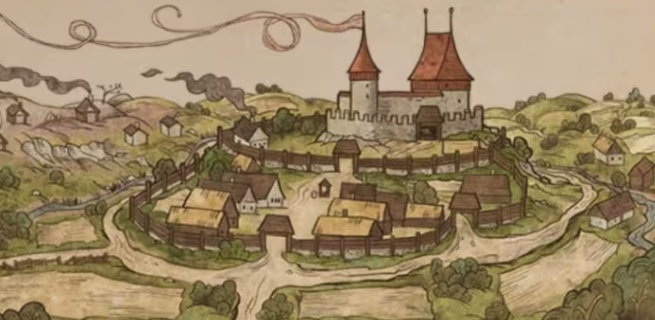
#> input picture chap13直方图均衡化/pics/斯卡利茨.png, 655 x 320 px
$ python main.py
#> lines starting #> are read from the running program, lines starting #| are printed output that depends on the picture
### chap13直方图均衡化/chineseImgReader.py
import cv2
from PIL import Image
import numpy as np


#中文路径图片读取，返回nparray，8位BGR三通道

def imgRead(filePath):
#> called with filePath = './pics/斯卡利茨.png'
    if filePath is not None:
        imgSrc = Image.open(filePath)
#> imgSrc is the input picture: PIL image 655x320 RGBA; mean R, G, B, A 155.6, 135.3, 101.7, 255
        imgArr = np.array(imgSrc)
        if imgSrc.format == 'PNG':
            return cv2.cvtColor(imgArr, cv2.COLOR_RGBA2BGR)
        elif imgSrc.format == 'JPEG':
            return cv2.cvtColor(imgArr, cv2.COLOR_RGB2BGR)
        else:
            print('格式不支持')
            return None
    else:
        print('检查文件路径')
        return None

### chap13直方图均衡化/main.py
import cv2
import matplotlib.pyplot as plt
import numpy as np

import chineseImgReader

img = chineseImgReader.imgRead(r'./pics/斯卡利茨.png')
imgBGR = img.copy()
img = cv2.cvtColor(img, cv2.COLOR_BGR2GRAY)
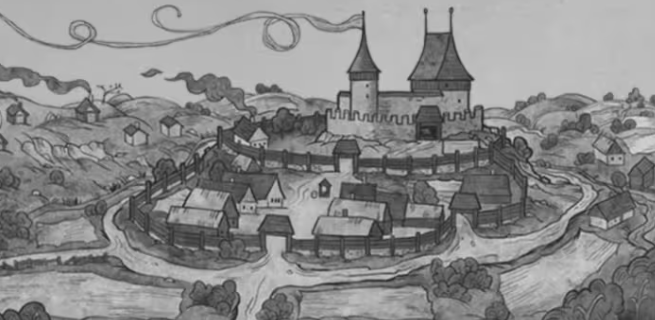
#> img: shape (320, 655); min 35, max 214, mean 137.5

#使用matpoltlib绘制直方图
# plt.figure('sikalici org hist', figsize=(8,6),dpi = 100)
# plt.hist(img.ravel(), 256, label='org256')
# plt.hist(img.ravel(), 16, label='org16', alpha=0.5)

#使用cv2的calcHist计算直方图信息
histData = cv2.calcHist([img], [0], None, [256], [0,256], None, False)
#> histData = 256 values, max 5942 at index 188, min 0 at index 0, mean 818.8
#利用plt将计算的直方图信息绘制出来
plt.figure('cv2.clacHist data', (8,6), 100)
plt.plot(histData, label = 'rog')

#展示直方图
plt.legend()
plt.show()
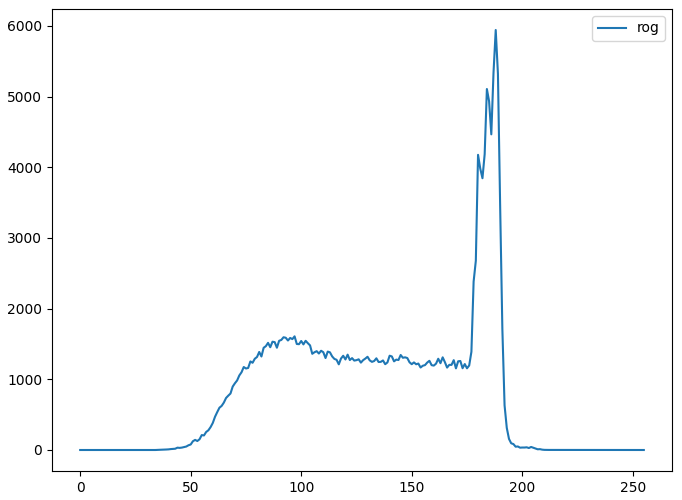
#> figure drawn by matplotlib, 1 panel; curve peaks at x = 188, y = 5942

#利用cv2.calcHist计算三个通道的直方图信息
histDataofB = cv2.calcHist([imgBGR], [0], None, [256], [0,256])
#> histDataofB = 256 values, max 4689 at index 159, min 0 at index 0, mean 818.8
histDataofG = cv2.calcHist([imgBGR], [1], None, [256], [0,256])
#> histDataofG = 256 values, max 5568 at index 184, min 0 at index 0, mean 818.8
histDataofR = cv2.calcHist([imgBGR], [2], None, [256], [0,256])
#> histDataofR = 256 values, max 6100 at index 199, min 0 at index 0, mean 818.8
plt.figure('hist of BGRimg', (8,6), 100)
plt.plot(histDataofB, label = 'B', color = 'b')
plt.plot(histDataofG, label = 'G', color = 'g')
plt.plot(histDataofR, label = 'R', color = 'r')
plt.legend()
plt.show()
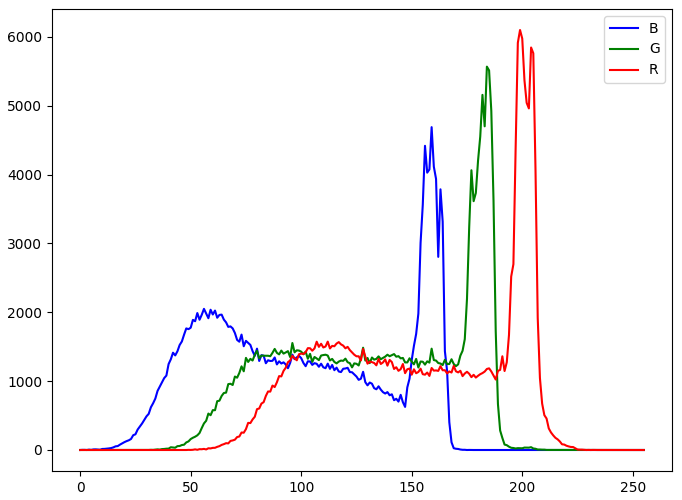
#> figure drawn by matplotlib, 1 panel; curve peaks at x = 159, y = 4689; curve peaks at x = 184, y = 5568; curve peaks at x = 199, y = 6100
